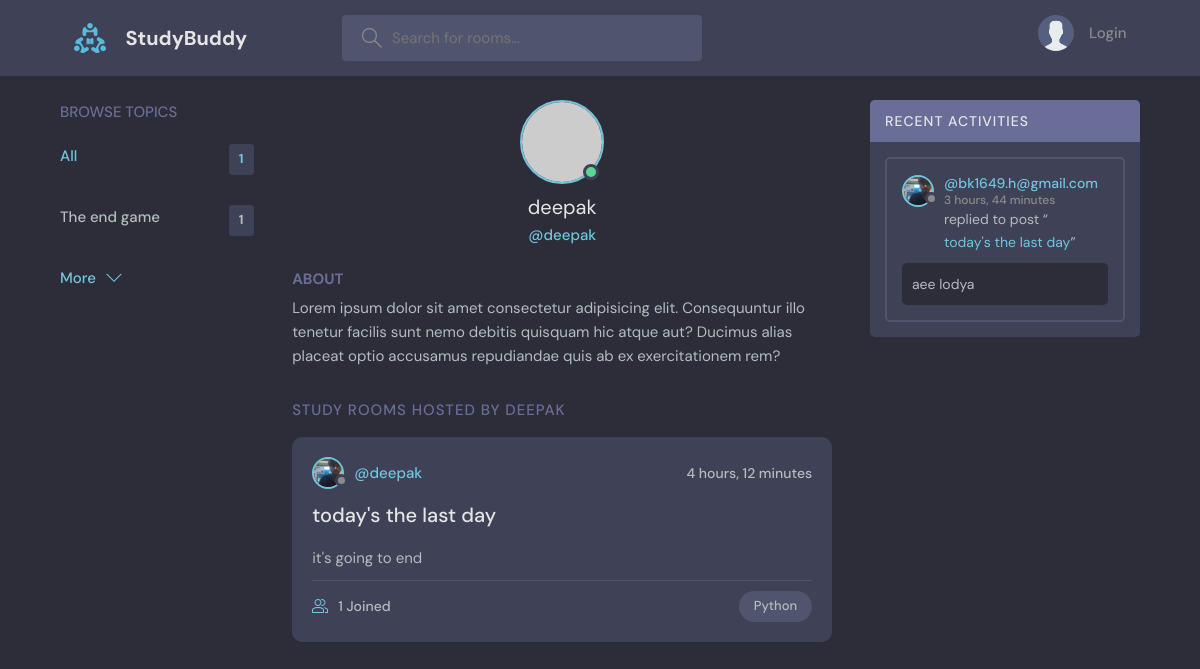
The app's page /profile/1 with its own data.
### base/models.py (models this page shows, shortened)
class Topic(models.Model):
    name = models.CharField(max_length=200)

class User(AbstractUser):
    name= models.CharField(max_length=200, null =True)
    email = models.EmailField(unique=True,null = True)
    bio = models.TextField(null = True)
    avatar = models.ImageField(null =True, default ="avatar.svg")
    USERNAME_FIELD='email'
    REQUIRED_FIELDS =[]

class Room(models.Model):
    host = models.ForeignKey(User, on_delete=models.SET_NULL, null=True)
    topic = models.ForeignKey(Topic, on_delete=models.SET_NULL, null=True)
    name = models.CharField(max_length=200)
    description = models.TextField(null=True, blank=True)
    participants = models.ManyToManyField(
        User, related_name='participants', blank=True)
    updated = models.DateTimeField(auto_now=True)
    created = models.DateTimeField(auto_now_add=True)
    class Meta:
        ordering = ['-updated', '-created']
    def __str__(self):
        return self.name

class Messages(models.Model):
    user = models.ForeignKey(User, on_delete=models.CASCADE)
    room = models.ForeignKey(Room, on_delete=models.CASCADE)
    body = models.TextField()
    updated = models.DateTimeField(auto_now=True)
    created = models.DateTimeField(auto_now_add=True)
    class Meta:
        ordering = ['-updated', '-created']
    def __str__(self):
        return self.body[0:50]

### base/views.py (the view)
# urls.py: path('profile/<str:pk>',views.userProfile,name="user-profile"),
def userProfile(request,pk):
    user = User.objects.get(id=pk)
    rooms = user.room_set.all()
    room_messages = user.messages_set.all()
    topics = Topic.objects.all()
    context={"user":user,'rooms': rooms,  "room_messages": room_messages, "topics": topics}
    return render(request, 'base/profile.html',context)

### base/templates/base/profile.html (shortened to what this page needs)
{% extends 'main.html' %}
{% block content%}
  <main class="profile-page layout layout--3">
    <div class="container">
      {% include 'base/topics_component.html' %}
      <div class="roomList">
        <div class="profile">
          <div class="profile__avatar">
            <div class="avatar avatar--large active">
              <img src="https://randomuser.me/api/portraits/men/11.jpg" />
            </div>
          </div>
          <div class="profile__info">
            <h3>{{user.username}}</h3>
            <p>@{{user.username}}</p>
          </div>
          <div class="profile__about">
            <h3>About</h3>
            <p>
              Lorem ipsum dolor sit amet consectetur adipisicing elit. Consequuntur illo tenetur
              facilis sunt nemo debitis quisquam hic atque aut? Ducimus alias placeat optio
              accusamus repudiandae quis ab ex exercitationem rem?
            </p>
          </div>
        </div>
        <div class="roomList__header">
          <div>
            <h2>Study Rooms Hosted by {{user.username}}</a>
            </h2>
          </div>
        </div>
        {% include 'base/feed_component.html' %}
      </div>
      {% include 'base/activity_component.html' %}
    </div>
  </main>
  {% endblock%}

### templates/main.html (shortened to what this page needs)
<!DOCTYPE html>
{% load static%}
<html lang="en">
  <head>
    <link rel="stylesheet" href="{%static 'styles/style.css'%}" />
  </head>
  <body>
    {% include 'navbar.html'%}
    {%block content%}
  {%endblock%}
  </body>
</html>

### templates/navbar.html (shortened to what this page needs)
{% load static %}
<header class="header header--loggedIn">
    <div class="container">
      <a href="{%url 'home' %}" class="header__logo">
        <img src="{% static 'images/logo.svg' %}" />
        <h1>StudyBuddy</h1>
      </a>
      <form class="header__search" method="GET" action="{%url 'home' %}">
        <label>
          <input name=q placeholder="Search for rooms..." />
        </label>
      </form>
      <nav class="header__menu">
        {% if request.user.is_authenticated%}
        <div class="header__user">
          <a href="{% url 'user-profile' request.user.id%}">
            <div class="avatar avatar--medium active">
              <img src="https://randomuser.me/api/portraits/men/37.jpg" />
            </div>
            <p>{{request.user.username}} <span>@{{request.user.username}}</span></p>
          </a>
          <button class="dropdown-button">
            <svg version="1.1" xmlns="http://www.w3.org/2000/svg" width="32" height="32" viewBox="0 0 32 32">
              <title>chevron-down</title>
              <path d="M16 21l-13-13h-3l16 16 16-16h-3l-13 13z"></path>
            </svg>
          </button>
        </div>
        {% else %}
        <a href="{% url 'login' %}">
          <img src="{% static 'images/avatar.svg' %}" />
          <p>Login</p>
        </a>
        {%endif%}
      </nav>
    </div>
  </header>

### base/templates/base/topics_component.html
<div class="topics">
    <div class="topics__header">
      <h2>Browse Topics</h2>
    </div>
    <ul class="topics__list">
      <li>
        <a href="{% url 'home' %}" class="active">All <span>{{topics.count}}</span></a>
      </li>
{%for topic in topics %}
      <li>
        <a href="{%url 'home' %}?q={{topic.name}}"> {{topic.name}}<span>{{topic.room_set.all.count}}</span></a>
      </li>
      {% endfor %}
    </ul>
    <a class="btn btn--link" href="{% url 'topics' %}">
      More
      <svg version="1.1" xmlns="http://www.w3.org/2000/svg" width="32" height="32" viewBox="0 0 32 32">
        <title>chevron-down</title>
        <path d="M16 21l-13-13h-3l16 16 16-16h-3l-13 13z"></path>
      </svg>
    </a>
  </div>

### base/templates/base/feed_component.html (shortened to what this page needs)
{% for room in rooms%}
<div class="roomListRoom">
  <div class="roomListRoom__header">
    <a href="{% url 'user-profile' room.host.id %}" class="roomListRoom__author">
      <div class="avatar avatar--small">
        <img src="{{room.host.avatar.url}}" />
      </div>
      <span>@{{room.host.username}}</span>
    </a>
    <div class="roomListRoom__actions">
      <span>{{room.created|timesince}}</span>
    </div>
  </div>
  <div class="roomListRoom__content">
    <a href="{% url 'Room' room.id %}">{{room.name}}</a>
    <p>
      {{room.description}}
    </p>
  </div>
  <div class="roomListRoom__meta">
    <a href="{% url 'Room' room.id %}" class="roomListRoom__joined">
      {{room.participants.all.count}} Joined
    </a>
    <p class="roomListRoom__topic">Python</p>
  </div>
</div>
{% endfor %}

### base/templates/base/activity_component.html (shortened to what this page needs)
<div class="activities">
  <div class="activities__header">
    <h2>Recent Activities</h2>
  </div>
  {% for message in room_messages %}
  <div class="activities__box">
    <div class="activities__boxHeader roomListRoom__header">
      <a href="{% url 'user-profile' message.user.id%}" class="roomListRoom__author">
        <div class="avatar avatar--small">
          <img src="{{message.user.avatar.url}}" />
        </div>
        <p>
          @{{message.user}}
          <span> {{message.created|timesince}}</span>
        </p>
      </a>
    </div>
    <div class="activities__boxContent">
      <p>replied to post “<a href="{% url 'Room' message.room.id %}">{{message.room}}</a>”</p>
      <div class="activities__boxRoomContent">
        {{message}}
      </div>
    </div>
  </div>
  {%endfor%}
</div>

### records on screen
Topic: name "The end game", room_set.all.count "1"
User: username "deepak", username "DEEPAK"
Room: host.avatar (picture), host.username "deepak", created "4 hours, 12 minutes", name "today's the last day", description "it's going to end", participants.all.count "1"
Messages: user.avatar (picture), user "bk1649.h@gmail.com", created "3 hours, 44 minutes", room "today's the last day", body "aee lodya"

### other values on screen
{{ topics.count }} "1"
